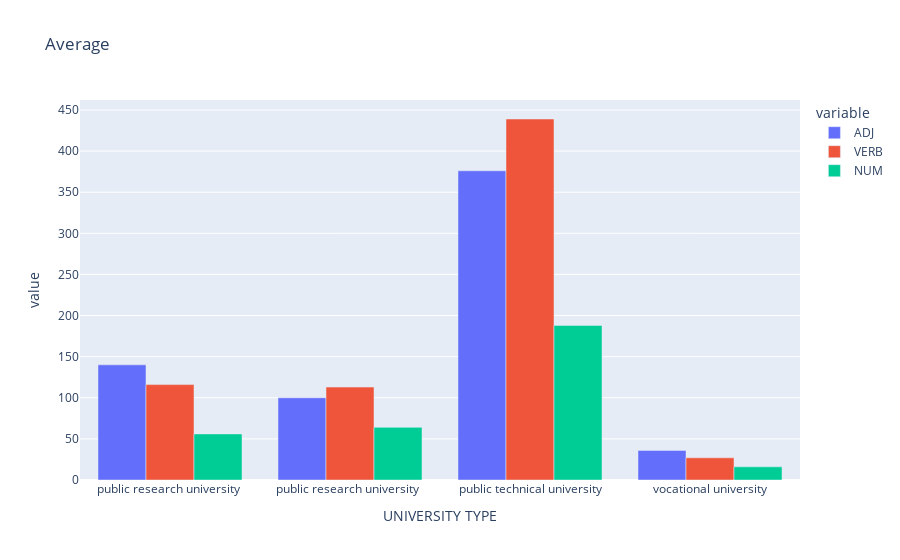

The code cell stored with this chart in its notebook:
### Code cell
# Use plotly to plot proper noun use per genre
fig = px.bar(average_pos_df, x="UNIVERSITY TYPE", y=["ADJ", 'VERB', "NUM"], title="Average", barmode='group')
fig.show()

### Figure 1 — Plotly figure (JSON) as saved in the notebook; plotly's stock layout.template omitted (floating-point values rounded to 4 significant figures)
{"data": [{"alignmentgroup": "True", "hovertemplate": "variable=ADJ<br>UNIVERSITY TYPE=%{x}<br>value=%{y}<extra></extra>", "legendgroup": "ADJ", "marker": {"color": "#636efa", "pattern": {"shape": ""}}, "name": "ADJ", "offsetgroup": "ADJ", "orientation": "v", "showlegend": true, "textposition": "auto", "type": "bar", "x": ["public research university ", "public research university  ", "public technical university", "vocational university"], "xaxis": "x", "y": [140, 100, 376, 36], "yaxis": "y"}, {"alignmentgroup": "True", "hovertemplate": "variable=VERB<br>UNIVERSITY TYPE=%{x}<br>value=%{y}<extra></extra>", "legendgroup": "VERB", "marker": {"color": "#EF553B", "pattern": {"shape": ""}}, "name": "VERB", "offsetgroup": "VERB", "orientation": "v", "showlegend": true, "textposition": "auto", "type": "bar", "x": ["public research university ", "public research university  ", "public technical university", "vocational university"], "xaxis": "x", "y": [116, 113, 439, 27], "yaxis": "y"}, {"alignmentgroup": "True", "hovertemplate": "variable=NUM<br>UNIVERSITY TYPE=%{x}<br>value=%{y}<extra></extra>", "legendgroup": "NUM", "marker": {"color": "#00cc96", "pattern": {"shape": ""}}, "name": "NUM", "offsetgroup": "NUM", "orientation": "v", "showlegend": true, "textposition": "auto", "type": "bar", "x": ["public research university ", "public research university  ", "public technical university", "vocational university"], "xaxis": "x", "y": [56, 64, 188, 16], "yaxis": "y"}], "layout": {"barmode": "group", "legend": {"title": {"text": "variable"}, "tracegroupgap": 0}, "title": {"text": "Average"}, "xaxis": {"anchor": "y", "domain": [0, 1], "title": {"text": "UNIVERSITY TYPE"}}, "yaxis": {"anchor": "x", "domain": [0, 1], "title": {"text": "value"}}}}
